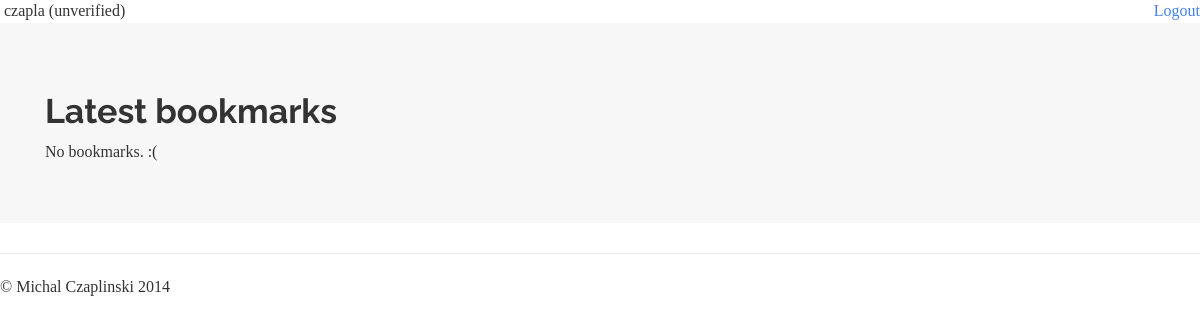
The app's page /bookmarks/ (signed in), older data.
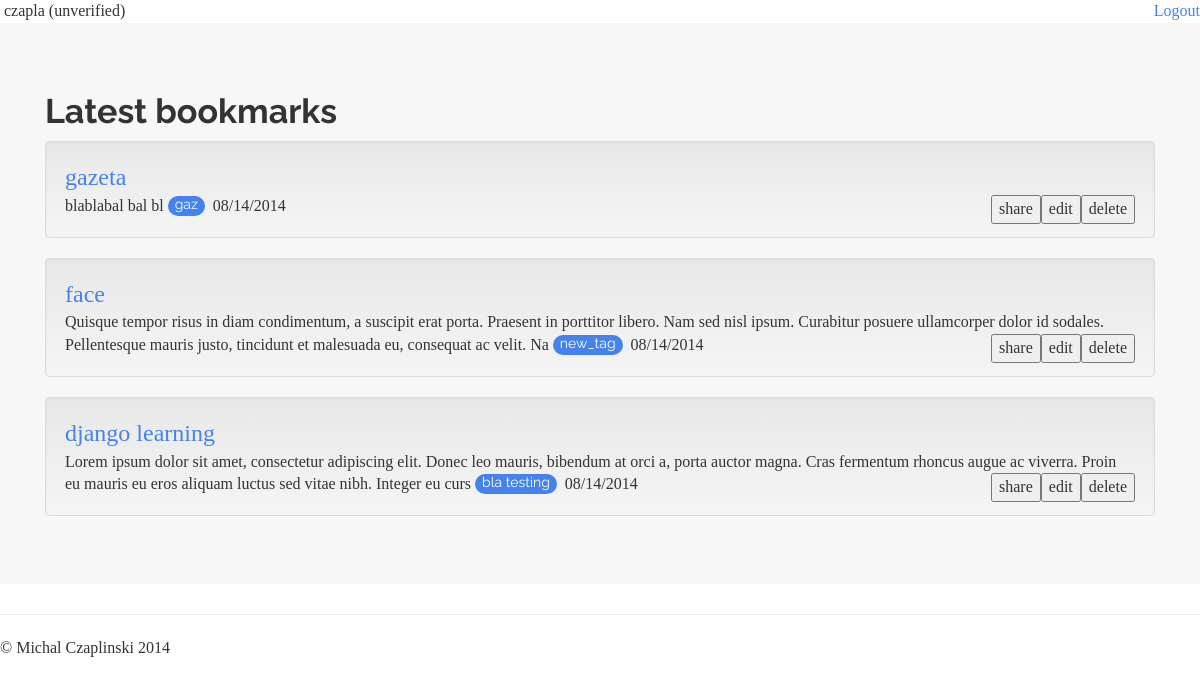
The same page, newer data.
### main/models.py (models this page shows, shortened)
class Bookmark(models.Model):
    url = models.URLField()
    title = models.CharField('title', max_length=255)
    description = models.TextField('description', blank=True)
    date_created = models.DateTimeField('date created')
    date_updated = models.DateTimeField('date updated')
    owner = models.ForeignKey(User, related_name='bookmarks')
    tags = models.ManyToManyField(Tag, blank=True)
    domain = models.CharField('domain', max_length=80, blank=True)
    class Meta:
        verbose_name = 'bookmark'
        verbose_name_plural = 'bookmarks'
        ordering = ['-date_created']

class Tag(models.Model):
    name = models.CharField(max_length=50, unique=True)
    class Meta:
        verbose_name = 'tag'
        verbose_name_plural = 'tags'
        ordering = ['name']
    def __unicode__(self):
        return self.name

### main/views.py (the view)
# urls.py: url(r'^bookmarks/$', views.bookmark_list, name='bookmarks'),
def bookmark_list(request):
    user = request.user
    try:
        bookmarks = Bookmark.objects.filter(owner=user)
    except Exception:
        return redirect('/')
    context = {'bookmarks': bookmarks}
    return render(request, 'main/bookmark_list.html', context)

### main/templates/main/bookmark_list.html (shortened to what this page needs)
{% extends "base.html" %}
{% load staticfiles %}
{% block heading %}
<h2>Latest bookmarks</h2>
{% endblock %}
{% block content %}
<ul class="list-unstyled">
{% for bookmark in bookmarks %}
    <li class="well">{% include "main/bookmark.html" %}</li>
{% empty %}
    <li>No bookmarks. :( </li>
{% endfor %}
</ul>
{% endblock %}

### main/templates/main/bookmark.html
<a class="lead" id="{{bookmark.id}}" href="{{ bookmark.url }}">{{ bookmark.title }}</a>
{% if bookmark.description %}
    <br>{{ bookmark.description|linebreaksbr }}
{% endif %}
{% if bookmark.tags.count %}
    {% for tag in bookmark.tags.all %}
        <span class="badge">{{ tag|lower }}</span>&nbsp;
    {% endfor %}
{% endif %}
<span>{{ bookmark.date_created|date:"SHORT_DATE_FORMAT" }}</span>
<button class="pull-right delete" id="{{bookmark.id}}">delete</button>
<button class="pull-right edit" id="{{bookmark.id}}">edit</button>
<button class="pull-right share" id="{{bookmark.id}}">share</button>

Row changes from the older to the newer data that the page shows:
added Bookmark: title "gazeta", description "blablabal bal bl", date_created "08/14/2014"
now on this page (row unchanged): Tag: name "gaz", shown under "gazeta"
added Bookmark: title "face", description "Quisque tempor risus in diam condimentum, a suscipit erat porta. Praesent in porttitor libero. Nam sed nisl ipsum. Curabitur posuere ullamcorper dolor id sodales. Pellentesque mauris justo, tincidunt et malesuada eu, consequat ac velit. Na", date_created "08/14/2014"
now on this page (row unchanged): Tag: name "new_tag", shown under "face"
added Bookmark: title "django learning", description "Lorem ipsum dolor sit amet, consectetur adipiscing elit. Donec leo mauris, bibendum at orci a, porta auctor magna. Cras fermentum rhoncus augue ac viverra. Proin eu mauris eu eros aliquam luctus sed vitae nibh. Integer eu curs", date_created "08/14/2014"
now on this page (row unchanged): Tag: name "bla testing", shown under "django learning"
Text that changed along with them:
text no longer shown: "No bookmarks. :("
